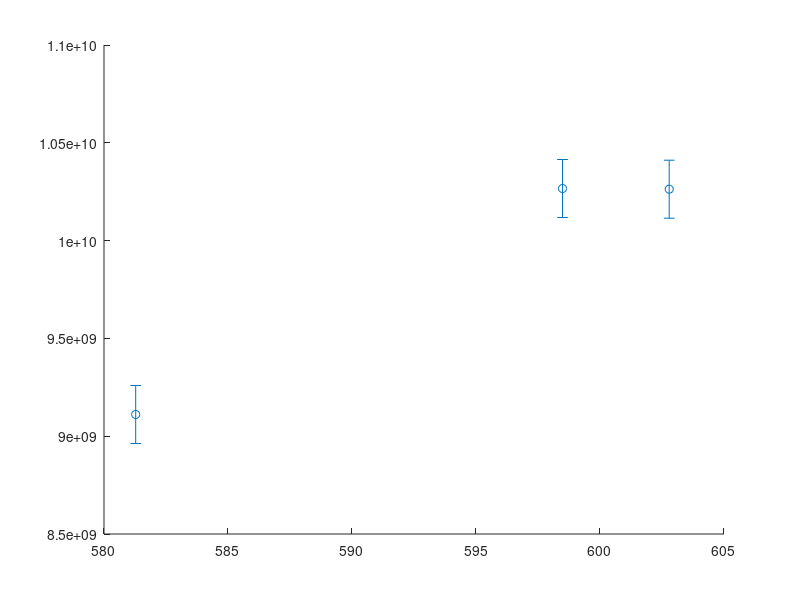

Write the MATLAB code that produced this figure. (Note: this script raises an error after producing the figure.)
close all
clear all
clc

%use matlab from R2020a version

%CHANGE THE MATRIX F AND FV TO SELECT WHICH TYPE OF HOLES USE
% AND CHANGE t

%% natural freq of the tapa, from comsol eigenfreq
%    f02,    f20,     f11
% F = [72.304, 106.15, 30.542;        %normal tapa
%      72.481, 106.14, 30.582;        %tapa 9mm-15mm HORIZONTAL
%      72.396, 106.18, 30.563;        %tapa 6mm-18mm HORIZONTAL
%      72.559, 106.24, 30.602];       %tapa 9mm-27mm HORIZONTAL
% 
% Fv = [72.304, 106.15, 30.542;        %normal tapa
%      72.563, 106,    30.579;        %tapa 9mm-15mm VERTICAL
%      72.539, 105.96, 30.571;        %tapa 6mm-18mm VERTICAL
%      72.864, 105.75, 30.613];       %tapa 9mm-27mm VERTICAL
% t = 0.002;    %thickness hole
 
F = [72.304, 106.15, 30.542        %normal tapa
     70.182, 104.37, 30.237        %tapa 9mm-15mm holes 2nd type HORIZONTAL
     69.919, 105.43, 30.44         %tapa 6mm-18mm holes 2nd type HORIZONTAL
     67.087, 104.29, 30.078];      %tapa 9mm-27mm holes 2nd type HORIZONTAL
 
Fv = [72.304, 106.15, 30.542       %normal tapa
     71.519, 102.6,  30.276        %tapa 9mm-15mm holes 2nd type VERTICAL
     71.936, 101.57, 30.299        %tapa 6mm-18mm holes 2nd type VERTICAL
     71.671, 95.51,  29.979];      %tapa 9mm-27mm holes 2nd type VERTICAL
t = 0.0025;    %thickness hole

%% data

rho = 620; %density plywood
rhoA = 1.225; %density air
a = 0.425;
b = 0.299;
h = 0.003;
N = 50;     %number of holes

R = [0.0045, 0.0075     %semi axis y and x ellipse  3-5 (9mm, 15mm)
     0.003, 0.009       %3-9 (6mm, 18mm)
     0.0045, 0.0135];   %3-9 (9mm, 27mm)
 
dim = size(R,1);

%% Calculations

volM = zeros(dim,1);
volDiff = zeros(dim,1);
massaDiff = zeros(dim,1);
massaM = zeros(dim,1);
massaTot = zeros(dim,1);
rhoh = zeros(dim,1);

volTot = a*b*h;                         %total volume of the plate
for k = 1:dim
    volM(k) = pi*R(k,1)*R(k,2)*t*N;     %total volume of the holes
    volDiff(k) = volTot - volM(k);      %volume only plywood
    massaDiff(k) = volDiff(k)*rho;      %mass only plywood
    massaM(k) = volM(k)*rhoA;           %mass only air
    massaTot(k) = massaDiff(k) + massaM(k);
    rhoh(k) = massaTot(k)/volTot;
end

%% Caldersmith's formulae  (constants for elastic deformation)
Dh = zeros(3,dim);
Eh = zeros(2,dim);
Gh = zeros(1,dim);
Dhv = zeros(3,dim);
Ehv = zeros(2,dim);
Ghv = zeros(1,dim);

%true values
El = 11140*10^6;
Er = 5880*10^6;
Glr = 910*10^6;

%values for the normal tapa
D = [0.08006, 0.08006, 0.274]'.*[a^4, b^4, a^2*b^2]'.*(F(1,:)'.^2)*rho./(h^2); 
E = [12*D(1,1); 12*D(2,1)];
G = 3*D(3,1);

%error calculation
El_err = (E(1,1)-El)/El*100;
Er_err = (E(2,1)-Er)/Er*100;
fprintf('Error bars: El = %.1f%%,  Er = %.1f%%\n', El_err, Er_err);
Glr_err = abs((G-Glr)/Glr)*100;
fprintf('Error bars: Glr = %.1f%%\n\n', Glr_err);


%values for the tapa with holes
for j = 1:dim
    Dh(:,j) = [0.08006, 0.08006, 0.274]'.*[a^4, b^4, a^2*b^2]'.*(F(j+1,:)'.^2)*rhoh(j)./(h^2); 
    Eh(1,j) = 12*Dh(1,j);
    Eh(2,j) = 12*Dh(2,j);
    Gh(1,j) = 3*Dh(3,j);
end

for j = 1:dim
    Dhv(:,j) = [0.08006, 0.08006, 0.274]'.*[a^4, b^4, a^2*b^2]'.*(Fv(j+1,:)'.^2)*rhoh(j)./(h^2); 
    Ehv(1,j) = 12*Dhv(1,j);
    Ehv(2,j) = 12*Dhv(2,j);
    Ghv(1,j) = 3*Dhv(3,j);
end

diff = zeros(3,1);
diffE = zeros(2,1);
index = [1,3,4];
for i = 1:dim
    fprintf('case %d: holes of %.2fmm-%.2fmm\n',i,2*R(i,1)*10^3,2*R(i,2)*10^3)
    fprintf('New density %d = %.1f\nDensity variation = %.1f%%\n',i, rhoh(i), (1- rhoh(i)/rho)*100);
    for m = 1:3
        diff(m,i) = (1- Dh(m,i)/D(m,1))*100;
        fprintf('D%d = %d, D%dh = %d\n',index(m),D(m,1),index(m),Dh(m,i))
        fprintf('Percentage variation D%d = %.1f%%\n',index(m),diff(m,i))
    end
    fprintf('E1 = %d, E1h = %d\nE2 = %d, E2h = %d\n',E(1,1),Eh(1,i),E(2,1),Eh(2,i))
    for n = 1:2
        diffE(n,i) = (1- Eh(n,i)/E(n,1))*100;
        fprintf('Percentage variation E%d = %.1f%%\n',n,diffE(n,i))
    end
    diffG = (1- Gh(1,i)/G)*100;
    
    fprintf('G = %d, Gh = %d\n',G,Gh(1,i))
    fprintf('Percentage variation G = %.1f%%\n\n',diffG)
    
end

%% Plots

figure(1)
% subplot(2,1,1)
er = errorbar(rhoh(:,1), Eh(1,:),El_err*ones(size(rhoh))*El/100,'o','MarkerSize',6,'MarkerFaceColor', 'blue');
hold on
err = errorbar(rhoh(:,1), Ehv(1,:),El_err*ones(size(rhoh))*El/100,'o', 'MarkerSize',6,'MarkerFaceColor', 'red');
hold on
plot(sort(rhoh(:,1)), sort(Eh(1,:)),'b');
hold on
plot(sort(rhoh(:,1)), sort(Ehv(1,:)), 'r');
lgd = legend('E1 holes horizontal', 'E1 holes vertical', 'Location','southeast');
lgd.FontSize = 12;
lgd.Title.String = '2nd type holes'; %CAMBIA IL NOME
set(lgd, 'Box', 'off');
ax = gca;
ax.FontSize = 12; 
xlabel('Density [kg/m^3]', 'FontSize', 13)
ylabel('Young''s modulus E1 [Pa]', 'FontSize', 13)
% pbaspect([2 1 1])
hold off

figure(2)
% subplot(2,1,2)
errorbar(rhoh(:,1), Eh(2,:),Er_err*ones(size(rhoh))*Er/100,'o','MarkerSize',6,'MarkerFaceColor', 'blue');
hold on
errorbar(rhoh(:,1), Ehv(2,:),Er_err*ones(size(rhoh))*Er/100,'o','MarkerSize',6,'MarkerFaceColor', 'red');
hold on
plot(sort(rhoh(:,1)), sort(Eh(2,:)),'b');
hold on
% plot(sort(rhoh(:,1)), sort(Ehv(2,:)),'r'); % solo per 1st type

hold on %solo per il 2nd type
plot(rhoh(1:2,1), Ehv(2,1:2),'r');
hold on
plot(rhoh([1,3],1), Ehv(2,[1,3]),'r');

lgd = legend('E2 holes horizontal', 'E2 holes vertical', 'Location','southeast');
lgd.FontSize = 12;
lgd.Title.String = '2nd type holes'; %CAMBIA IL NOME
set(lgd, 'Box', 'off');
ax = gca;
ax.FontSize = 12; 
xlabel('Density [kg/m^3]', 'FontSize', 13)
ylabel('Young''s modulus E2 [Pa]', 'FontSize', 13)
% pbaspect([2 1 1])
hold off


% figure(3)
% % scatter(rhoh(:,1), Gh(1,:),'DisplayName', 'G modulus tapa with holes')
% errorbar(rhoh(:,1), Gh(1,:),Glr_err*ones(size(rhoh))*10^6,'o','DisplayName', 'G holes horizontal');
% hold on
% errorbar(rhoh(:,1), Ghv(1,:),Glr_err*ones(size(rhoh))*10^6,'o','DisplayName', 'G holes vertical');
% %yline(Glr, 'b--', 'LineWidth', 0.5,'DisplayName', 'True G modulus');
% legend
% xlabel('density [kg/m^3]')
% ylabel('Shear modulus [Pa]')
% hold off
% 

